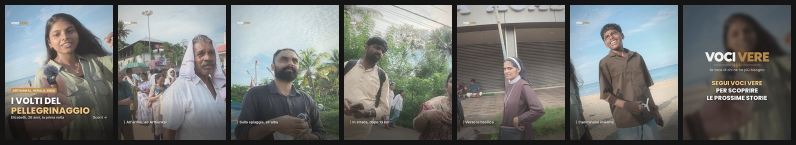
#> input picture copioni/caroselli/arthunkal_volti_anteprima.jpg, 1592 x 290 px (shown at 1/2 size)
$ python -i carosello_volti.py   (imports and definitions only)
#> lines starting #> are read from the running program, lines starting #| are printed output that depends on the picture
# Carosello "I volti" (Manuel, 4/11, rifatto il 5/11): il secondo carosello di ogni lungo, solo ritratti delle persone.
# 1 copertina (il volto più forte + "I volti di ...") + i volti + chiusura "Segui Voci Vere" con il logo.
# 5/11 (Manuel): solo momenti che sembrano foto in posa (persona ferma che guarda in camera, o di tre quarti), mai
# fotogrammi presi a metà di un movimento; qualità più alta possibile; filtro leggero, caldo e naturale.
# Candidati trovati con copioni/caroselli/volti_scan.py + volti_review.py sul girato originale (work/volti/raw_<video>).
# Volti senza scritte; solo la copertina ha titolo e una riga di contesto.
# 4:5 1080x1350, testo e logo dentro il quadrato centrale 1080x1080 (YouTube ritaglia a quadrato).
#   python3 copioni/caroselli/carosello_volti.py [mercato|arthunkal|te]
# Fotogrammi in work/volti/f/ (estratti dal lungo e dal girato su Drive, elenco in work/volti/f/sources.txt;
# sorgenti scritte qui sotto per poterli rifare).
import os, sys
import numpy as np
from PIL import Image, ImageDraw, ImageFont, ImageFilter
W, H = 1080, 1350
SQ0, SQ1 = 135, 1215          # quadrato centrale visibile anche su YouTube
TIT = 'assets/fonts/VVTitolo-PoppinsExtraBold.ttf'
BODY = '/usr/share/fonts/opentype/inter/Inter-SemiBold.otf'
LOGO = 'assets/brand/logo_vocivere_trasparente_chiaro.png'
GOLD = (182, 138, 75)
F = 'work/volti/f/'
SEL_FILE = 'copioni/caroselli/volti_scelti.json'

# Volti scelti (Manuel, 4/11: "primo piano vero"): trovati con un rilevatore di volti (YuNet) su tutto il lungo e il
# girato, Manuel escluso con il riconoscimento (SFace). Sorgente, secondo e riquadro del viso in
# copioni/caroselli/volti_scelti.json. Esclusi: la ragazza di Manuel e il chai master del tè (non ha voluto parlare).
import json, subprocess
# [1 line not run here, left out]
V = {
 'mercato': dict(kicker='MARARI, KERALA, INDIA', title='I volti del mercato del pesce',
   context='Pescatori e venditori, all\'alba sulla spiaggia'),
 'arthunkal': dict(kicker='ARTHUNKAL, KERALA, INDIA', title='I volti del pellegrinaggio',
   context='13 km a piedi, di notte, fino alla basilica'),
 'te': dict(kicker='MUNNAR, KERALA, INDIA', title='I volti del tè',
   context='Le colline del tè, a oltre 1.500 metri'),
 'coir': dict(kicker='ANATHALAVATTOM, KERALA, INDIA', title='I volti del coir',
   context='Le donne e l\'uomo che fanno i nostri tappeti'),
 'meenakshi': dict(kicker='MADURAI, TAMIL NADU, INDIA', title='I volti del tempio di Meenakshi',
   context='Chi viene al tempio, la sera'),
}
ZOOM = 2.8   # altezza del ritaglio = 2.8 volte il viso: ritratto (viso e spalle), come una foto

# [42 lines left out: functions sharpest, crop45, vv_filter, shade, not called in this run]

def text_sh(im, xy, t, font, fill, anchor='la', r=6):
    sh = Image.new('RGBA', im.size, (0, 0, 0, 0)); ImageDraw.Draw(sh).text((xy[0] + 2, xy[1] + 3), t, font=font, fill=(0, 0, 0, 170), anchor=anchor)
    im.alpha_composite(sh.filter(ImageFilter.GaussianBlur(r))); ImageDraw.Draw(im).text(xy, t, font=font, fill=fill, anchor=anchor)

# [7 lines left out: function wrap, not called in this run]

def logo(im, w=170, y=SQ0 + 34, x=60):
    l = Image.open(LOGO).convert('RGBA'); l = l.crop(l.getbbox()); l = l.resize((w, int(l.height * w / l.width)), Image.LANCZOS)
    im.alpha_composite(l, (x, y))

# [16 lines left out: functions caption, cover, not called in this run]

def face(e):  # solo il volto: niente scritte (Manuel, 4/11)
    return vv_filter(crop45(e))

# [31 lines left out: functions place, closing, build, not called in this run]

# [1 line not run here, left out]

>>> import cv2
>>> picture = cv2.imread('arthunkal_volti_anteprima.jpg', cv2.IMREAD_GRAYSCALE)
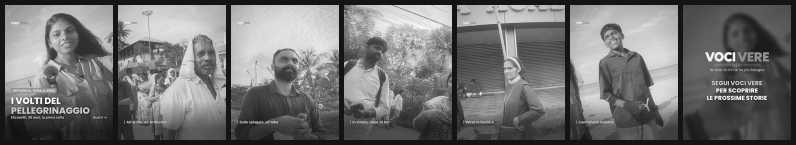
#> picture: shape (290, 1592) (shown at 1/2 size); min 1, max 255, mean 114.3
>>> result = logo(picture)
#> (the run stopped early here; a loop or call above may not have finished)

$ run again, on copioni/caroselli/te_volti_anteprima.jpg
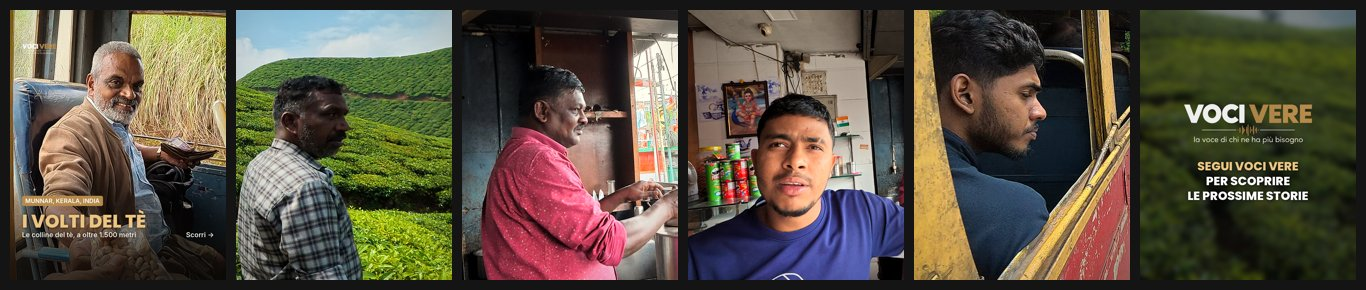
#> input picture copioni/caroselli/te_volti_anteprima.jpg, 1366 x 290 px
#> `picture = cv2.imread('arthunkal_volti_anteprima.jpg', cv2.IMREAD_GRAYS..`:
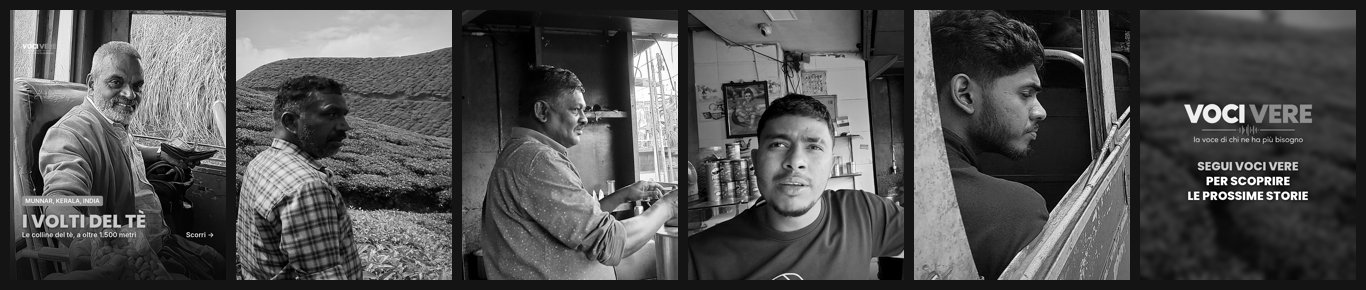
#> picture: shape (290, 1366); min 0, max 255, mean 81.3
